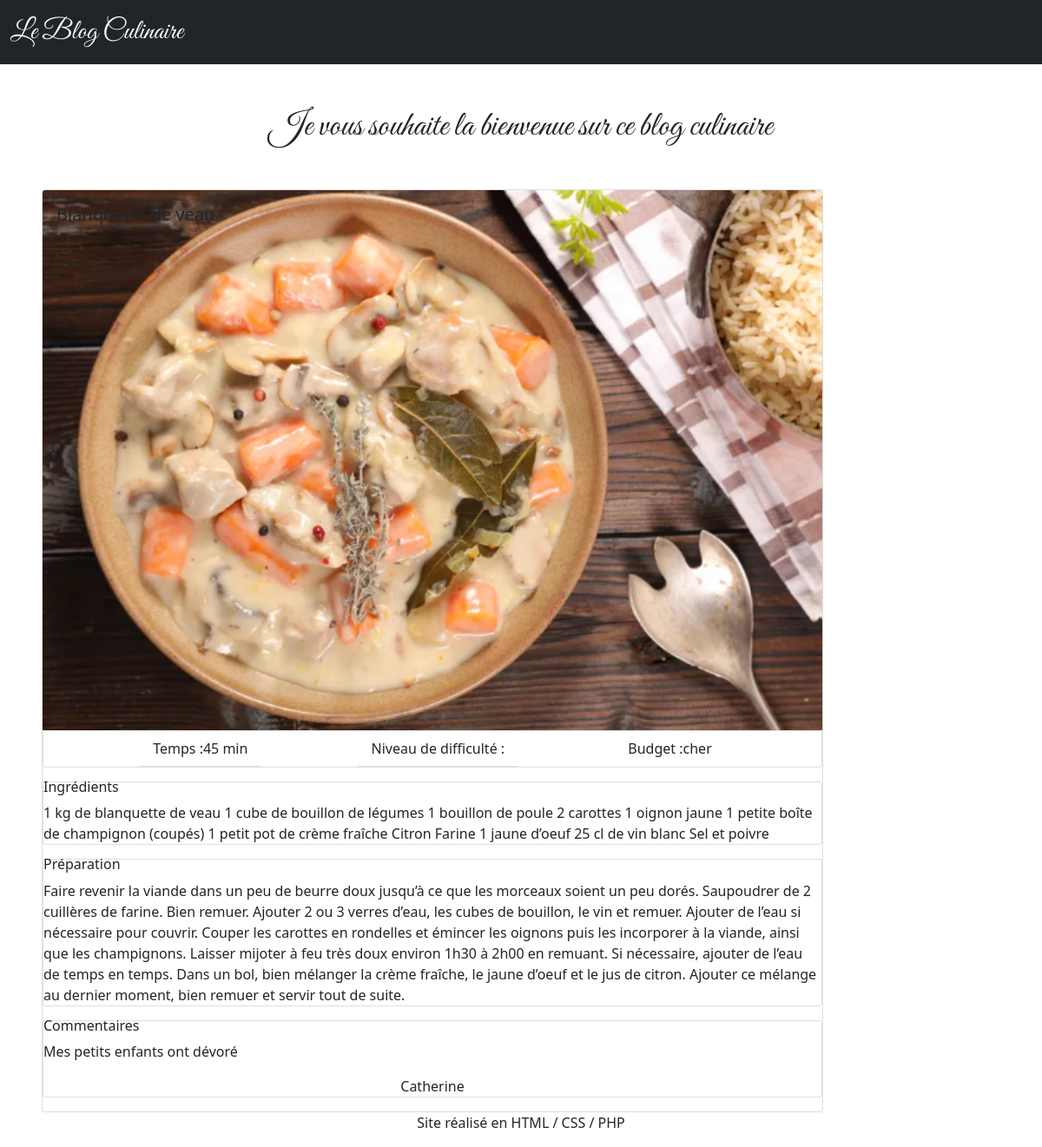
The app's page /step7/index.php?action=recette&id=3 with its own data.
### tables this page shows
CREATE TABLE IF NOT EXISTS `t_recipe` (
  `rec_id` int(11) NOT NULL AUTO_INCREMENT,
  `rec_nom` varchar(255) NOT NULL,
  `rec_resume` text NOT NULL,
  `rec_temps` varchar(255) NOT NULL,
  `rec-difficulte` varchar(255) NOT NULL,
  `rec_budget` varchar(255) NOT NULL,
  `rec_ingredients` text NOT NULL,
  `rec_miniature` varchar(100) NOT NULL,
  `rec_image` varchar(255) NOT NULL,
  `rec_preparation` text NOT NULL,
  `rec_categorie` varchar(255) NOT NULL,
  PRIMARY KEY (`rec_id`)
);

CREATE TABLE IF NOT EXISTS `t_comment` (
  `com_id` int(11) NOT NULL AUTO_INCREMENT,
  `com_auteur` varchar(255) NOT NULL,
  `com_contenu` text NOT NULL,
  `id_rec` int(11) NOT NULL,
  PRIMARY KEY (`com_id`),
  KEY `FK_recette_commentaire` (`id_rec`)
);

### step7/Controllers/Controller.php (called while the page is built, shortened)
<?php
require('./Modele/Modele.php');
function oneRecipe($id)
{
    $single = getSingle($id);
    $comments = getComments($id);
    require('./Vue/VueRecette.php');
}

### step7/Modele/Modele.php (called while the page is built, shortened)
<?php
function getBdd()
{
    $username = "root";
    $password = "";
    $dsn = "mysql:host=localhost; dbname=bdd_blog_culinaire; port=3306; charset=utf8";
    $db = new PDO($dsn, $username, $password);
    $db->setAttribute(PDO::ATTR_ERRMODE, PDO::ERRMODE_EXCEPTION);
    return $db;
}
function getSingle($id)
{
    $db = getBdd();
    $sqlSingle = ("SELECT * FROM t_recipe WHERE rec_id = ?");
    $req = $db->prepare($sqlSingle);
    $req->bindValue(1, $id, pdo::PARAM_INT);
    $req->execute();
    $single = $req->fetch();
    return $single;
}
function getComments($id)
{
    $db = getBdd();
    $sqlComments = ("SELECT * FROM t_comment WHERE id_rec = ?");
    $req = $db->prepare($sqlComments);
    $req->bindValue(1, $id, pdo::PARAM_INT);
    $req->execute();
    if ($req->rowCount()) {
        $comments = $req->fetchAll();
        return $comments;
    } else {
        $comments = 0;
        return $comments;
    }
}
?>

### step7/Vue/vueRecette.php (the view, shortened to what this page needs)
<div class="card col-9 ms-5">
    <img src="../images/<?= $single['rec_image']; ?>" class="card-img-top" alt="photo plat">
    <div class="card-img-overlay">
    <h5 class="card-title"><?= $single['rec_nom']; ?></h5>
    </div>
    <div class="card mb-3">
        <ul class="list-group d-flex flex-row justify-content-evenly list-group-flush ">
            <li class="list-group-item">Temps :<?= $single['rec_temps'];?></li>
            <li class="list-group-item">Niveau de difficulté :<?= $single['rec_difficulte']; ?></li>
            <li class="list-group-item">Budget :<?= $single['rec_budget']; ?></li>
        </ul>
    </div>
    <div class="card mb-3 ">
        <h6 class="card-subtitle mb-2 text-body-secondary">Ingrédients</h6>
        <p class="card-text"><?= $single['rec_ingredients']; ?></p>
    </div>
    <div class="card mb-3 ">
        <h6 class="card-subtitle mb-2 text-body-secondary">Préparation</h6>
        <p class="card-text"><?= $single['rec_preparation']; ?></p>
    </div>
    <div class="card mb-3 ">
        <h6 class="card-subtitle mb-2 text-body-secondary">Commentaires</h6>
        <?php
        if ($comments!=0) {
        foreach ($comments as $com) {
        ?>
        <p class="card-text"><?= $com['com_contenu']; ?></p>
        <p class="card-text text-center"><?= $com['com_auteur']; ?></p>
        <?php }
        } else {
        echo "Il n'y a pas encore de commentaires pour cette recette.";
        }?>
    </div>
</div>
<?php
require('gabarit.php');
?>

### records on screen
t_recipe: rec_image (picture), rec_nom "Blanquette de veau", rec_temps "45 min", rec_budget "cher", rec_ingredients "1 kg de blanquette de veau 1 cube de bouillon de légumes 1 bouillon de poule 2 carottes 1 oignon jaune 1 petite boîte de champignon (coupés) 1 petit pot de crème fraîche Citron Farine 1 jaune d’oeuf 25 cl de vin blanc Sel et poivre", rec_preparation "Faire revenir la viande dans un peu de beurre doux jusqu’à ce que les morceaux soient un peu dorés. Saupoudrer de 2 cuillères de farine. Bien remuer. Ajouter 2 ou 3 verres d’eau, les cubes de bouillon, le vin et remuer. Ajouter de l’eau si nécessaire pour couvrir. Couper les carottes en rondelles et émincer les oignons puis les incorporer à la viande, ainsi que les champignons. Laisser mijoter à feu très doux environ 1h30 à 2h00 en remuant. Si nécessaire, ajouter de l’eau de temps en temps. Dans un bol, bien mélanger la crème fraîche, le jaune d’oeuf et le jus de citron. Ajouter ce mélange au dernier moment, bien remuer et servir tout de suite."
t_comment: com_contenu "Mes petits enfants ont dévoré", com_auteur "Catherine"
